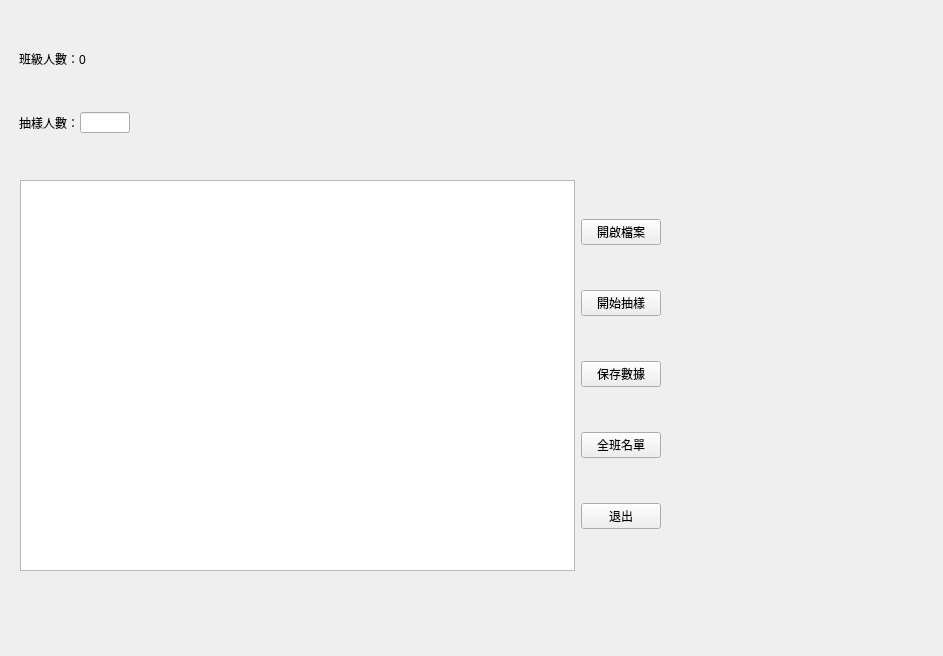
<?xml version="1.0" encoding="UTF-8"?>
<ui version="4.0">
 <class>Form</class>
 <widget class="QWidget" name="Form">
  <property name="geometry">
   <rect>
    <x>0</x>
    <y>0</y>
    <width>943</width>
    <height>656</height>
   </rect>
  </property>
  <property name="focusPolicy">
   <enum>Qt::NoFocus</enum>
  </property>
  <property name="windowTitle">
   <string>抽樣系統</string>
  </property>
  <widget class="QWidget" name="layoutWidget">
   <property name="geometry">
    <rect>
     <x>20</x>
     <y>180</y>
     <width>641</width>
     <height>391</height>
    </rect>
   </property>
   <layout class="QHBoxLayout" name="horizontalLayout_2">
    <item>
     <widget class="QListView" name="listView"/>
    </item>
    <item>
     <layout class="QVBoxLayout" name="verticalLayout_3">
     <item>
       <widget class="QPushButton" name="openButton_1">
        <property name="text">
         <string>開啟檔案</string>
        </property>
       </widget>
      </item>
      <item>
       <widget class="QPushButton" name="SampleButton_1">
        <property name="text">
         <string>開始抽樣</string>
        </property>
       </widget>
      </item>
      <item>
       <widget class="QPushButton" name="SaveButton_2">
        <property name="text">
         <string>保存數據</string>
        </property>
       </widget>
      </item>
      <item>
       <widget class="QPushButton" name="ClassButton_3">
        <property name="text">
         <string>全班名單</string>
        </property>
       </widget>
      </item>
      <item>
       <widget class="QPushButton" name="ExitButton_4">
        <property name="text">
         <string>退出</string>
        </property>
       </widget>
      </item>
     </layout>
    </item>
   </layout>
  </widget>
  <widget class="QWidget" name="layoutWidget">
   <property name="geometry">
    <rect>
     <x>19</x>
     <y>30</y>
     <width>71</width>
     <height>121</height>
    </rect>
   </property>
   <layout class="QVBoxLayout" name="verticalLayout">
    <item>
     <widget class="QLabel" name="label">
      <property name="text">
       <string>班級人數：0</string>
      </property>
     </widget>
    </item>
    <item>
     <widget class="QLabel" name="label_2">
      <property name="text">
       <string>抽樣人數：</string>
      </property>
     </widget>
    </item>
   </layout>
  </widget>
  <widget class="QLineEdit" name="lineEdit">
   <property name="geometry">
    <rect>
     <x>80</x>
     <y>112</y>
     <width>50</width>
     <height>21</height>
    </rect>
   </property>
  </widget>
 </widget>
 <resources/>
 <connections/>
</ui>
